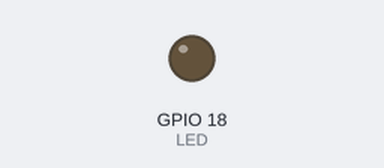
The program below on a simulated Raspberry Pi (BCM pin numbers). On the bench: output pins drawn as LEDs (lit = HIGH).

Above: at 0.13 s.
Timing chart, 0 to 5.9 s (numbered marks = the images above):
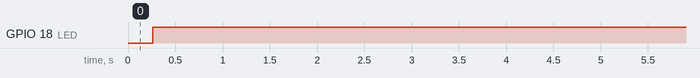

The program:

05.LED_PWM_ASC_LOOP.py
```python
import RPi.GPIO as GPIO
import time                                     # delay 기능을 위한 모듈

LED = 18                                        # wPi. 1(GPIO. 1), BCM. 18, Physical-Pin. 12

GPIO.setmode(GPIO.BCM)                          # BCM 모드 설정
GPIO.setup(LED, GPIO.OUT)                       # LED OUTPUT(출력) 설정

pwm = GPIO.PWM(LED, 10)                         # GPIO.PWM(BCM 번호, Frequency)
pwm.start(0)                                    # Duty Cycle = 0

try :                                           # 정상 작동시
    while True :                                # 무한루프
        for value in range(0, 1024) :           # 0 <= value < 1024 반복문
            pwm.ChangeDutyCycle(value / 10.23)  # ChangeDutyCycle(pwm값)
            time.sleep(0.005)                   # 5ms(0.005초) 대기

except :                                        # 종료 시
    pwm.stop()                                  # pwm 중지
    GPIO.cleanup()                              # GPIO 초기화
    
```

Measured:
- by itself, GPIO 18 (LED): LOW → HIGH at 0.26 s
